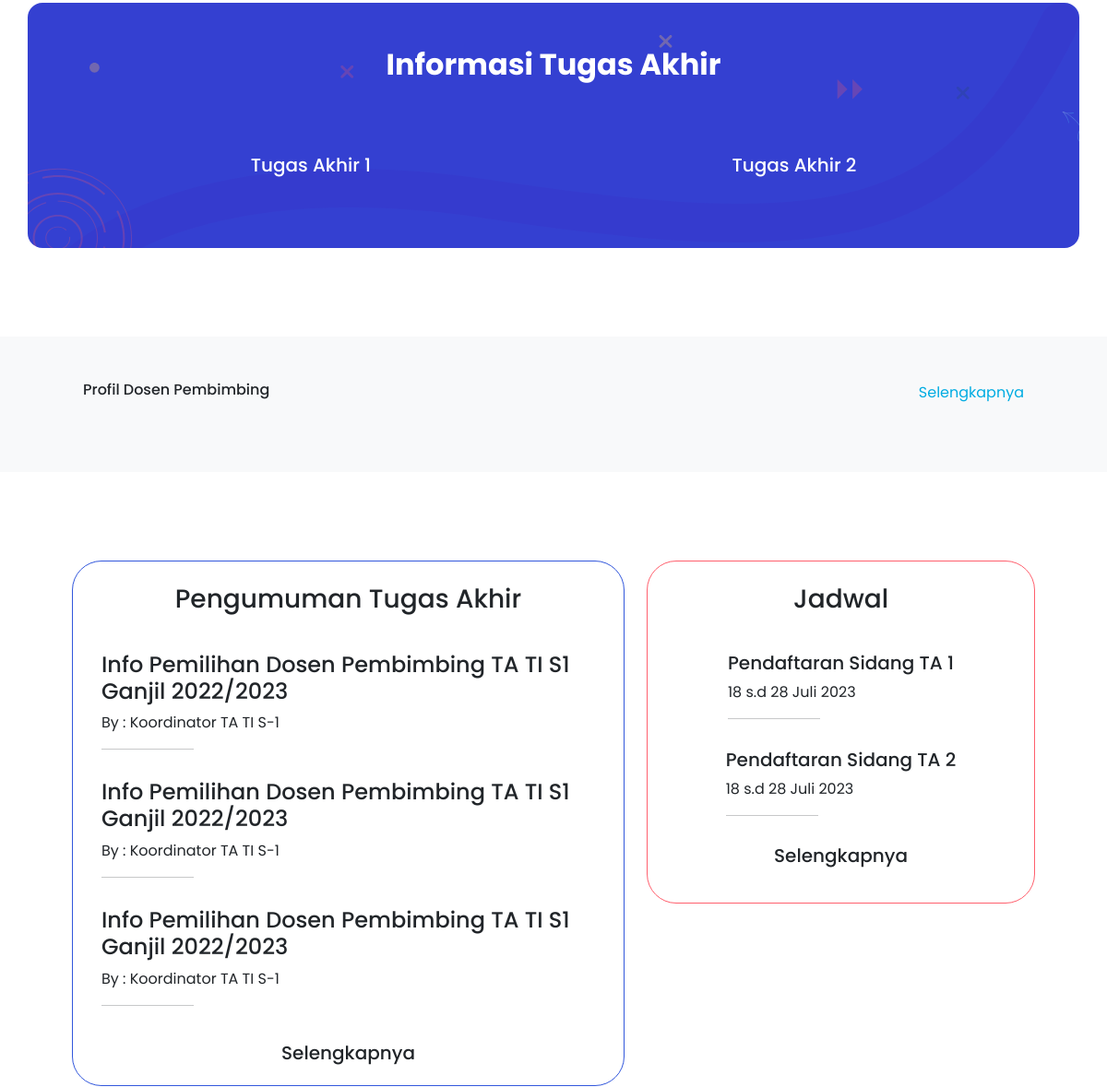
/ (middle part), run on an earlier commit of the app's database.
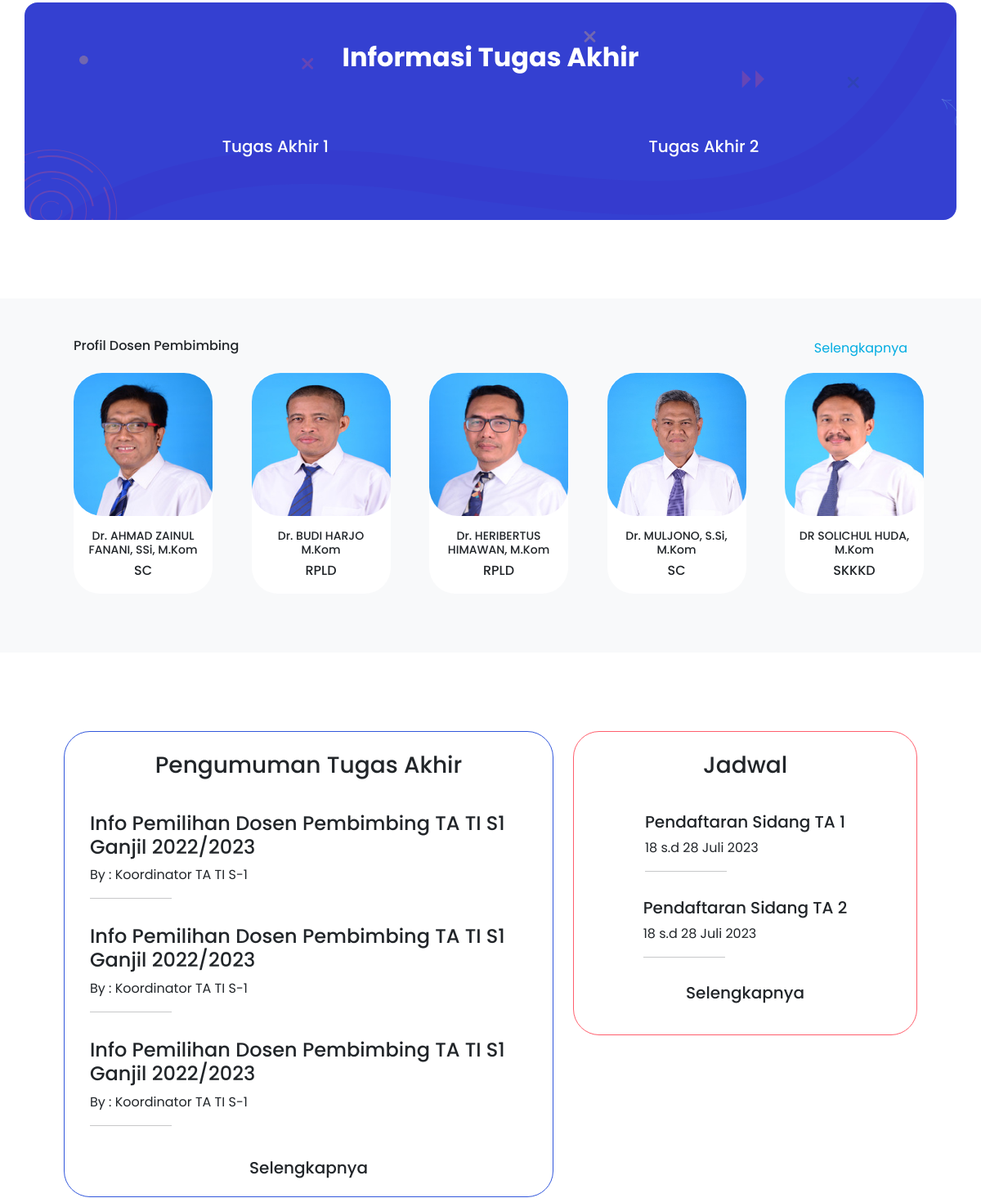
And on a later commit of the database.
### tables this page shows
CREATE TABLE `tb_dosbim` (
  `id` int(11) NOT NULL,
  `npp` varchar(128) NOT NULL,
  `nama` varchar(128) NOT NULL,
  `bidang` varchar(128) NOT NULL,
  `gambar` varchar(128) NOT NULL
);

### application/controllers/Dashboard.php (called while the page is built, shortened)
<?php
class Dashboard extends CI_Controller
{
    public function index()
    {
        $data['dosbim'] = $this->model_dosbim->get_dosbim();
        $this->load->view('layout/front-header');
        $this->load->view('layout/front-navbar');
        $this->load->view('front-end/index', $data);
        $this->load->view('layout/front-footer');
    }
}

### index.php (called while the page is built, shortened)
<?php
require_once BASEPATH . 'core/CodeIgniter.php';

### application/models/model_dosbim.php (called while the page is built, shortened)
<?php
class model_dosbim extends CI_Model
{
    public function get_dosbim($id = null)
    {
        if ($id !== null) {
            $query = $this->db->get_where('tb_dosbim', array('id' => $id));
            return $query->row();
        } else {
            $query = $this->db->get('tb_dosbim');
            return $query->result();
        }
    }
}

### application/views/front-end/index.php (the view, shortened to what the changed rows need)
<section class="py-5">
    <div class="container px-5 rounded-4" style="background-image: url('<?php echo base_url() ?>assets/front-end/assets/images/info.svg'); background-size: cover;" data-aos="fade-up" data-aos-duration="2000" data-aos-delay="100">
        <div class="row ">
            <div class="col-lg-12 ">
                <div class="text-center my-5">
                    <h2 class="display-7 fw-bolder mb-5 "><span class="text-white d-inline ">Informasi Tugas
                            Akhir</span></h2>
                </div>
            </div>
        </div>
    </div>
</section>
<section class="bg-light py-5 my-5">
    <div class="container px-5 ">
        <div class="row gx-5">
            <div class="col-lg-12 col-md-12">
                <div class="text-center my-2 ">
                    <div class="container ">
                        <div class="row justify-content-between">
                            <?php $count = 0;
                            foreach ($dosbim as $dsn) : ?>
                                <?php if ($count < 5) : ?>
                                    <div class="col-lg-2 col-md-6 col-sm-4 mb-3 " data-aos="fade-up" data-aos-duration="2000">
                                        <div class="card rounded-5 border-0" style="width: 170px; height: 270px">
                                            <img src="<?php echo base_url('uploads/' . $dsn->gambar); ?>" class="card-img-top card2" alt="Profile Picture 1" style="border-radius: 35px;">
                                            <div class="card-body ">
                                                <h5 class="card-title small">
                                                    <?php echo $dsn->nama; ?>
                                                </h5>
                                                <h6 class="card-title card-sub-title">
                                                    <?php echo $dsn->bidang; ?>
                                                </h6>
                                            </div>
                                        </div>
                                    </div>
                                <?php endif; ?>
                                <?php $count++; ?>
                            <?php endforeach; ?>
                        </div>
                    </div>
                </div>
            </div>
        </div>
    </div>
</section>

What changed in the data, as far as the page shows it:
added tb_dosbim: gambar (picture), nama "Dr. AHMAD ZAINUL FANANI, SSi, M.Kom", bidang "SC"
added tb_dosbim: gambar (picture), nama "Dr. BUDI HARJO M.Kom", bidang "RPLD"
added tb_dosbim: gambar (picture), nama "Dr. HERIBERTUS HIMAWAN, M.Kom", bidang "RPLD"
added tb_dosbim: gambar (picture), nama "Dr. MULJONO, S.Si, M.Kom", bidang "SC"
added tb_dosbim: gambar (picture), nama "DR SOLICHUL HUDA, M.Kom", bidang "SKKKD"
